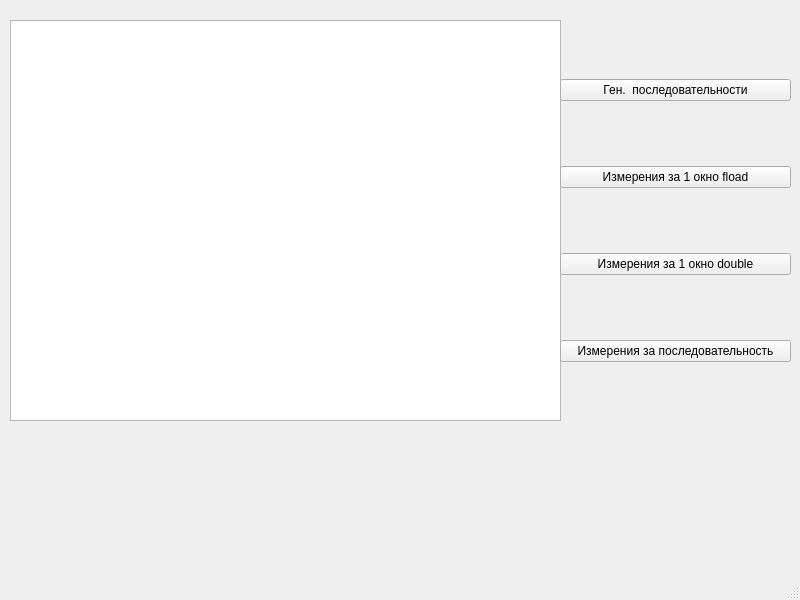
<?xml version="1.0" encoding="UTF-8"?>
<ui version="4.0">
 <class>MainWindow</class>
 <widget class="QMainWindow" name="MainWindow">
  <property name="geometry">
   <rect>
    <x>0</x>
    <y>0</y>
    <width>800</width>
    <height>600</height>
   </rect>
  </property>
  <property name="windowTitle">
   <string>MainWindow</string>
  </property>
  <widget class="QWidget" name="centralwidget">
   <widget class="QTextEdit" name="textEdit">
    <property name="geometry">
     <rect>
      <x>10</x>
      <y>20</y>
      <width>551</width>
      <height>401</height>
     </rect>
    </property>
   </widget>
   <widget class="QWidget" name="verticalLayoutWidget">
    <property name="geometry">
     <rect>
      <x>560</x>
      <y>20</y>
      <width>231</width>
      <height>401</height>
     </rect>
    </property>
    <layout class="QVBoxLayout" name="verticalLayout">
     <item>
      <widget class="QPushButton" name="pushButton_2">
       <property name="text">
        <string>Ген.  последовательности</string>
       </property>
      </widget>
     </item>
     <item>
      <widget class="QPushButton" name="pushButton_3">
       <property name="text">
        <string>Измерения за 1 окно fload</string>
       </property>
      </widget>
     </item>
     <item>
      <widget class="QPushButton" name="pushButton_4">
       <property name="text">
        <string>Измерения за 1 окно double</string>
       </property>
      </widget>
     </item>
     <item>
      <widget class="QPushButton" name="pushButton">
       <property name="text">
        <string>Измерения за последовательность</string>
       </property>
      </widget>
     </item>
    </layout>
   </widget>
  </widget>
  <widget class="QMenuBar" name="menubar">
   <property name="geometry">
    <rect>
     <x>0</x>
     <y>0</y>
     <width>800</width>
     <height>22</height>
    </rect>
   </property>
  </widget>
  <widget class="QStatusBar" name="statusbar"/>
 </widget>
 <resources/>
 <connections/>
</ui>
